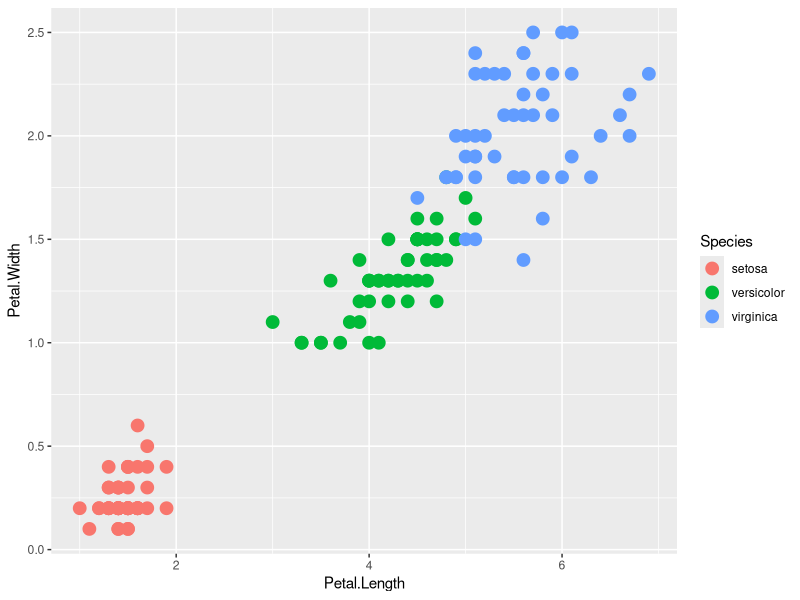
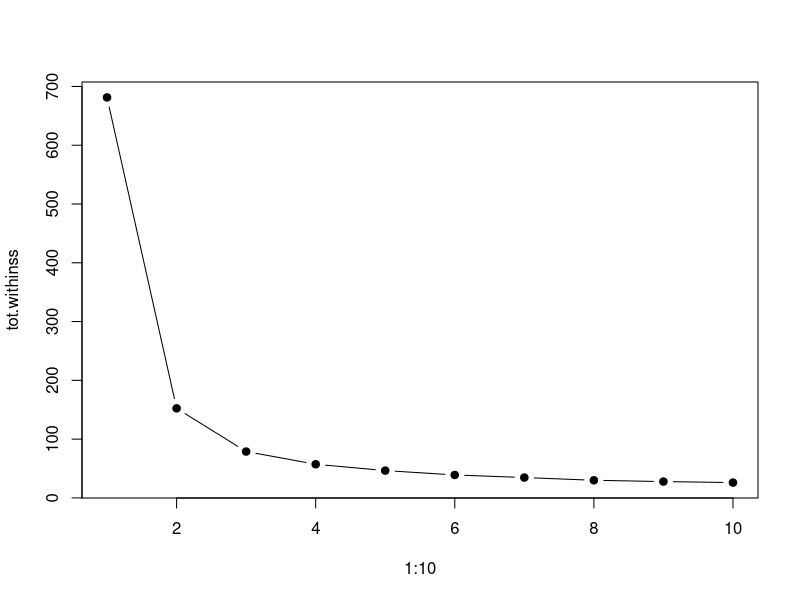
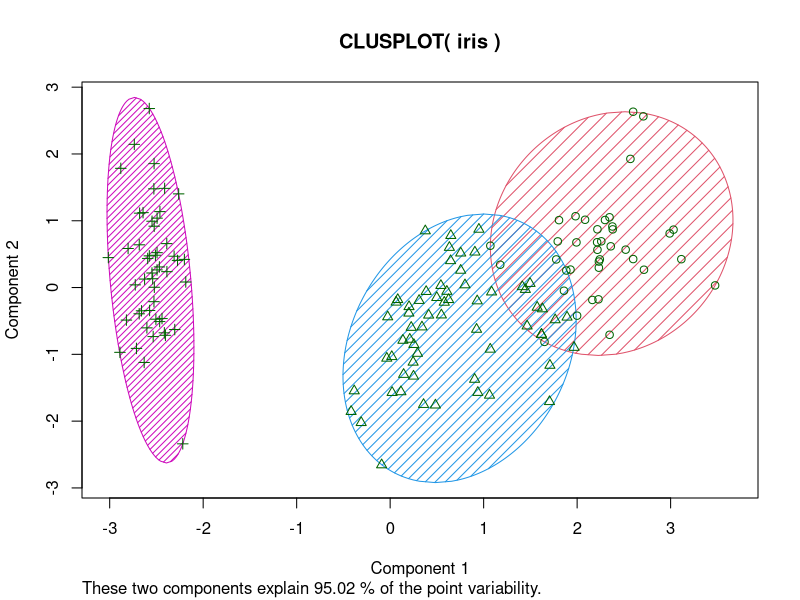

Recreate these plots in R, in order.
## ---- chunk 1
knitr::opts_chunk$set(echo = TRUE)
## ---- chunk 2
library(ggplot2)

head(iris)
str(iris)

## ---- chunk 3
ggplot(iris, aes(Petal.Length, Petal.Width)) + geom_point(aes(col=Species), size=4)
## ---- chunk 4

set.seed(100)
irisCluster <- kmeans(iris[,1:4], center=3, nstart=20)
irisCluster
## ---- chunk 5

tot.withinss <- vector(mode="character", length=10)

for (i in 1:10){
  irisCluster <- kmeans(iris[,1:4], center=i, nstart=20)
  tot.withinss[i] <- irisCluster$tot.withinss
}

## ---- chunk 6

plot(1:10, tot.withinss, type="b", pch=19)
## ---- chunk 7

irisCluster <- kmeans(iris[,1:4], center=3, nstart=20)

table(irisCluster$cluster, iris$Species)

## ---- chunk 8

library(cluster)
clusplot(iris, irisCluster$cluster, color=T, shade=T, labels=0, lines=0)
